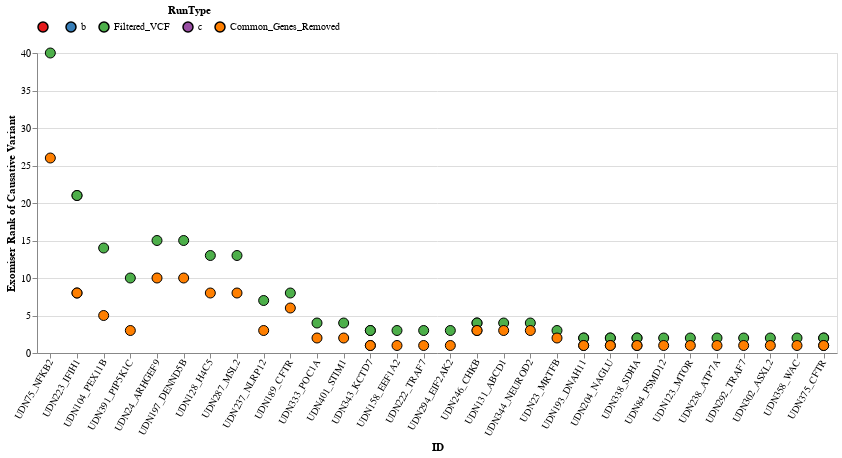

Here is the notebook cell this chart was saved with:
### Code cell
df = pd.DataFrame(data, columns=['ID', 'Rank', 'Diff', 'RunType'])
print(len(to_plot))

source = df[df['ID'].isin(to_plot)].sort_values(by=['Diff', 'Rank'], ascending=[False, False])
source=source[source['Diff']!=0]
order = list(source['ID'])
print(len(source)/2)
changed = alt.Chart(source).mark_circle(size=100, filled=True, stroke='black', strokeWidth=1,opacity=1).encode(
    x=alt.X('ID', sort=order,axis=alt.Axis(labelAngle=-60)),
    y=alt.Y('Rank', title='Exomiser Rank of Causative Variant'),#, scale=alt.Scale(domain=[0,29.1])),
    #size = 'Term_Diff',
     color=alt.Color('RunType', sort=['Common_Genes_Removed', 'Filtered'], scale=alt.Scale(scheme='set1', domain=['', 'b', 'Filtered_VCF','c','Common_Genes_Removed']), legend=alt.Legend(
        orient='top',
        direction='horizontal',
        titleAnchor='middle')),
    tooltip = ['RunType', 'ID', 'Rank', 'Diff']
).properties(
    height=300,
    width=800)
# ).configure_legend(labelLimit=0).configure_axis(
#     labelFontSize=14,
#     titleFontSize=15).configure_scale(
#     bandPaddingInner=0.9)

changed

### Figure 1 — Vega-Lite specification as saved in the notebook (floating-point values rounded to 4 significant figures)
{"config": {"view": {"continuousWidth": 300, "continuousHeight": 300}}, "data": {"name": "data-cb2f5c1a56e8ce052aeb3d5e6991a31c"}, "mark": {"type": "circle", "filled": true, "opacity": 1, "size": 100, "stroke": "black", "strokeWidth": 1}, "encoding": {"color": {"field": "RunType", "legend": {"direction": "horizontal", "orient": "top", "titleAnchor": "middle"}, "scale": {"domain": ["", "b", "Filtered_VCF", "c", "Common_Genes_Removed"], "scheme": "set1"}, "sort": ["Common_Genes_Removed", "Filtered"], "type": "nominal"}, "tooltip": [{"field": "RunType", "type": "nominal"}, {"field": "ID", "type": "nominal"}, {"field": "Rank", "type": "quantitative"}, {"field": "Diff", "type": "quantitative"}], "x": {"axis": {"labelAngle": -60}, "field": "ID", "sort": ["UDN75_NFKB2", "UDN75_NFKB2", "UDN223_IFIH1", "UDN223_IFIH1", "UDN223_IFIH1", "UDN223_IFIH1", "UDN104_PEX11B", "UDN104_PEX11B", "UDN391_PIP5K1C", "UDN391_PIP5K1C", "UDN24_ARHGEF9", "UDN197_DENND5B", "UDN128_H4C5", "UDN287_MSL2", "UDN24_ARHGEF9", "UDN197_DENND5B", "UDN128_H4C5", "UDN287_MSL2", "UDN237_NLRP12", "UDN237_NLRP12", "UDN189_CFTR", "UDN189_CFTR", "UDN333_POC1A", "UDN401_STIM1", "UDN343_KCTD7", "UDN343_KCTD7", "UDN158_EEF1A2", "UDN222_TRAF7", "UDN294_EIF2AK2", "UDN333_POC1A", "UDN401_STIM1", "UDN343_KCTD7", "UDN343_KCTD7", "UDN158_EEF1A2", "UDN222_TRAF7", "UDN294_EIF2AK2", "UDN246_CHKB", "UDN246_CHKB", "UDN131_ABCD1", "UDN344_NEUROD2", "UDN246_CHKB", "UDN246_CHKB", "UDN131_ABCD1", "UDN344_NEUROD2", "UDN23_MRTFB", "UDN193_DNAH11", "UDN193_DNAH11", "UDN204_NAGLU", "UDN204_NAGLU", "UDN338_SDHA", "UDN338_SDHA", "UDN84_PSMD12", "UDN123_MTOR", "UDN238_ATP7A", "UDN292_TRAF7", "UDN302_ASXL2", "UDN358_WAC", "UDN375_CFTR", "UDN375_CFTR", "UDN23_MRTFB", "UDN193_DNAH11", "UDN193_DNAH11", "UDN204_NAGLU", "UDN204_NAGLU", "UDN338_SDHA", "UDN338_SDHA", "UDN84_PSMD12", "UDN123_MTOR", "UDN238_ATP7A", "UDN292_TRAF7", "UDN302_ASXL2", "UDN358_WAC", "UDN375_CFTR", "UDN375_CFTR"], "type": "nominal"}, "y": {"field": "Rank", "title": "Exomiser Rank of Causative Variant", "type": "quantitative"}}, "height": 300, "width": 800, "$schema": "https://vega.github.io/schema/vega-lite/v5.17.0.json", "datasets": {"data-cb2f5c1a56e8ce052aeb3d5e6991a31c": [{"ID": "UDN75_NFKB2", "Rank": 40.0, "Diff": 14.0, "RunType": "Filtered_VCF"}, {"ID": "UDN75_NFKB2", "Rank": 26.0, "Diff": 14.0, "RunType": "Common_Genes_Removed"}, {"ID": "UDN223_IFIH1", "Rank": 21.0, "Diff": 13.0, "RunType": "Filtered_VCF"}, {"ID": "UDN223_IFIH1", "Rank": 21.0, "Diff": 13.0, "RunType": "Filtered_VCF"}, {"ID": "UDN223_IFIH1", "Rank": 8.0, "Diff": 13.0, "RunType": "Common_Genes_Removed"}, {"ID": "UDN223_IFIH1", "Rank": 8.0, "Diff": 13.0, "RunType": "Common_Genes_Removed"}, {"ID": "UDN104_PEX11B", "Rank": 14.0, "Diff": 9.0, "RunType": "Filtered_VCF"}, {"ID": "UDN104_PEX11B", "Rank": 5.0, "Diff": 9.0, "RunType": "Common_Genes_Removed"}, {"ID": "UDN391_PIP5K1C", "Rank": 10.0, "Diff": 7.0, "RunType": "Filtered_VCF"}, {"ID": "UDN391_PIP5K1C", "Rank": 3.0, "Diff": 7.0, "RunType": "Common_Genes_Removed"}, {"ID": "UDN24_ARHGEF9", "Rank": 15.0, "Diff": 5.0, "RunType": "Filtered_VCF"}, {"ID": "UDN197_DENND5B", "Rank": 15.0, "Diff": 5.0, "RunType": "Filtered_VCF"}, {"ID": "UDN128_H4C5", "Rank": 13.0, "Diff": 5.0, "RunType": "Filtered_VCF"}, {"ID": "UDN287_MSL2", "Rank": 13.0, "Diff": 5.0, "RunType": "Filtered_VCF"}, {"ID": "UDN24_ARHGEF9", "Rank": 10.0, "Diff": 5.0, "RunType": "Common_Genes_Removed"}, {"ID": "UDN197_DENND5B", "Rank": 10.0, "Diff": 5.0, "RunType": "Common_Genes_Removed"}, {"ID": "UDN128_H4C5", "Rank": 8.0, "Diff": 5.0, "RunType": "Common_Genes_Removed"}, {"ID": "UDN287_MSL2", "Rank": 8.0, "Diff": 5.0, "RunType": "Common_Genes_Removed"}, {"ID": "UDN237_NLRP12", "Rank": 7.0, "Diff": 4.0, "RunType": "Filtered_VCF"}, {"ID": "UDN237_NLRP12", "Rank": 3.0, "Diff": 4.0, "RunType": "Common_Genes_Removed"}, {"ID": "UDN189_CFTR", "Rank": 8.0, "Diff": 2.0, "RunType": "Filtered_VCF"}, {"ID": "UDN189_CFTR", "Rank": 6.0, "Diff": 2.0, "RunType": "Common_Genes_Removed"}, {"ID": "UDN333_POC1A", "Rank": 4.0, "Diff": 2.0, "RunType": "Filtered_VCF"}, {"ID": "UDN401_STIM1", "Rank": 4.0, "Diff": 2.0, "RunType": "Filtered_VCF"}, {"ID": "UDN343_KCTD7", "Rank": 3.0, "Diff": 2.0, "RunType": "Filtered_VCF"}, {"ID": "UDN343_KCTD7", "Rank": 3.0, "Diff": 2.0, "RunType": "Filtered_VCF"}, {"ID": "UDN158_EEF1A2", "Rank": 3.0, "Diff": 2.0, "RunType": "Filtered_VCF"}, {"ID": "UDN222_TRAF7", "Rank": 3.0, "Diff": 2.0, "RunType": "Filtered_VCF"}, {"ID": "UDN294_EIF2AK2", "Rank": 3.0, "Diff": 2.0, "RunType": "Filtered_VCF"}, {"ID": "UDN333_POC1A", "Rank": 2.0, "Diff": 2.0, "RunType": "Common_Genes_Removed"}, {"ID": "UDN401_STIM1", "Rank": 2.0, "Diff": 2.0, "RunType": "Common_Genes_Removed"}, {"ID": "UDN343_KCTD7", "Rank": 1.0, "Diff": 2.0, "RunType": "Common_Genes_Removed"}, {"ID": "UDN343_KCTD7", "Rank": 1.0, "Diff": 2.0, "RunType": "Common_Genes_Removed"}, {"ID": "UDN158_EEF1A2", "Rank": 1.0, "Diff": 2.0, "RunType": "Common_Genes_Removed"}, {"ID": "UDN222_TRAF7", "Rank": 1.0, "Diff": 2.0, "RunType": "Common_Genes_Removed"}, {"ID": "UDN294_EIF2AK2", "Rank": 1.0, "Diff": 2.0, "RunType": "Common_Genes_Removed"}, {"ID": "UDN246_CHKB", "Rank": 4.0, "Diff": 1.0, "RunType": "Filtered_VCF"}, {"ID": "UDN246_CHKB", "Rank": 4.0, "Diff": 1.0, "RunType": "Filtered_VCF"}, {"ID": "UDN131_ABCD1", "Rank": 4.0, "Diff": 1.0, "RunType": "Filtered_VCF"}, {"ID": "UDN344_NEUROD2", "Rank": 4.0, "Diff": 1.0, "RunType": "Filtered_VCF"}, {"ID": "UDN246_CHKB", "Rank": 3.0, "Diff": 1.0, "RunType": "Common_Genes_Removed"}, {"ID": "UDN246_CHKB", "Rank": 3.0, "Diff": 1.0, "RunType": "Common_Genes_Removed"}, {"ID": "UDN131_ABCD1", "Rank": 3.0, "Diff": 1.0, "RunType": "Common_Genes_Removed"}, {"ID": "UDN344_NEUROD2", "Rank": 3.0, "Diff": 1.0, "RunType": "Common_Genes_Removed"}, {"ID": "UDN23_MRTFB", "Rank": 3.0, "Diff": 1.0, "RunType": "Filtered_VCF"}, {"ID": "UDN193_DNAH11", "Rank": 2.0, "Diff": 1.0, "RunType": "Filtered_VCF"}, {"ID": "UDN193_DNAH11", "Rank": 2.0, "Diff": 1.0, "RunType": "Filtered_VCF"}, {"ID": "UDN204_NAGLU", "Rank": 2.0, "Diff": 1.0, "RunType": "Filtered_VCF"}, {"ID": "UDN204_NAGLU", "Rank": 2.0, "Diff": 1.0, "RunType": "Filtered_VCF"}, {"ID": "UDN338_SDHA", "Rank": 2.0, "Diff": 1.0, "RunType": "Filtered_VCF"}, {"ID": "UDN338_SDHA", "Rank": 2.0, "Diff": 1.0, "RunType": "Filtered_VCF"}, {"ID": "UDN84_PSMD12", "Rank": 2.0, "Diff": 1.0, "RunType": "Filtered_VCF"}, {"ID": "UDN123_MTOR", "Rank": 2.0, "Diff": 1.0, "RunType": "Filtered_VCF"}, {"ID": "UDN238_ATP7A", "Rank": 2.0, "Diff": 1.0, "RunType": "Filtered_VCF"}, {"ID": "UDN292_TRAF7", "Rank": 2.0, "Diff": 1.0, "RunType": "Filtered_VCF"}, {"ID": "UDN302_ASXL2", "Rank": 2.0, "Diff": 1.0, "RunType": "Filtered_VCF"}, {"ID": "UDN358_WAC", "Rank": 2.0, "Diff": 1.0, "RunType": "Filtered_VCF"}, {"ID": "UDN375_CFTR", "Rank": 2.0, "Diff": 1.0, "RunType": "Filtered_VCF"}, {"ID": "UDN375_CFTR", "Rank": 2.0, "Diff": 1.0, "RunType": "Filtered_VCF"}, {"ID": "UDN23_MRTFB", "Rank": 2.0, "Diff": 1.0, "RunType": "Common_Genes_Removed"}, {"ID": "UDN193_DNAH11", "Rank": 1.0, "Diff": 1.0, "RunType": "Common_Genes_Removed"}, {"ID": "UDN193_DNAH11", "Rank": 1.0, "Diff": 1.0, "RunType": "Common_Genes_Removed"}, {"ID": "UDN204_NAGLU", "Rank": 1.0, "Diff": 1.0, "RunType": "Common_Genes_Removed"}, {"ID": "UDN204_NAGLU", "Rank": 1.0, "Diff": 1.0, "RunType": "Common_Genes_Removed"}, {"ID": "UDN338_SDHA", "Rank": 1.0, "Diff": 1.0, "RunType": "Common_Genes_Removed"}, {"ID": "UDN338_SDHA", "Rank": 1.0, "Diff": 1.0, "RunType": "Common_Genes_Removed"}, {"ID": "UDN84_PSMD12", "Rank": 1.0, "Diff": 1.0, "RunType": "Common_Genes_Removed"}, {"ID": "UDN123_MTOR", "Rank": 1.0, "Diff": 1.0, "RunType": "Common_Genes_Removed"}, {"ID": "UDN238_ATP7A", "Rank": 1.0, "Diff": 1.0, "RunType": "Common_Genes_Removed"}, {"ID": "UDN292_TRAF7", "Rank": 1.0, "Diff": 1.0, "RunType": "Common_Genes_Removed"}, {"ID": "UDN302_ASXL2", "Rank": 1.0, "Diff": 1.0, "RunType": "Common_Genes_Removed"}, {"ID": "UDN358_WAC", "Rank": 1.0, "Diff": 1.0, "RunType": "Common_Genes_Removed"}, {"ID": "UDN375_CFTR", "Rank": 1.0, "Diff": 1.0, "RunType": "Common_Genes_Removed"}, {"ID": "UDN375_CFTR", "Rank": 1.0, "Diff": 1.0, "RunType": "Common_Genes_Removed"}]}}
